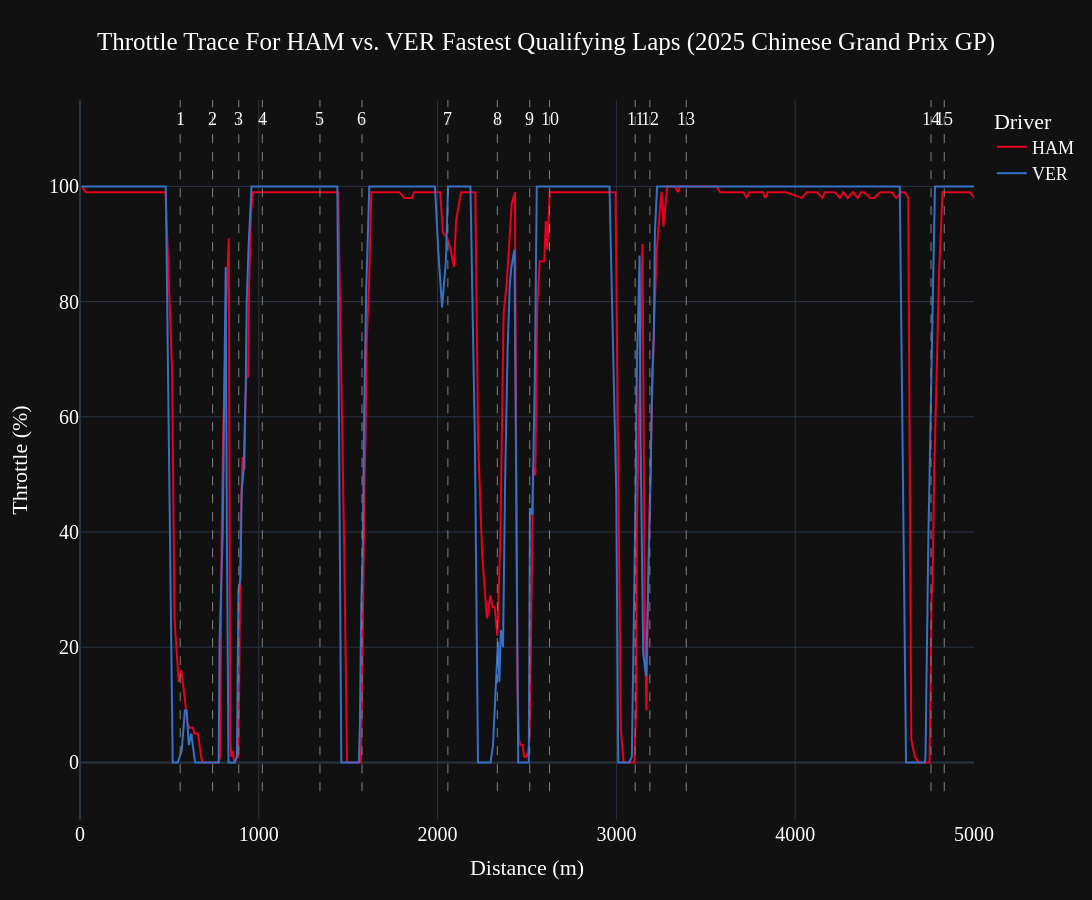

The code cell stored with this chart in its notebook:
### Code cell
fig_throttle=px.line(total_tel, x="Distance", y="Throttle",
           color="Driver", hover_name="Driver",
           height=900, width=1500,
           template="plotly_dark",
           title="{} {} Sprint Qualifying: Throttle Trace For {} vs. {} Fastest Qualifying Laps)".format(year, gp, driver1, driver2),
           color_discrete_map={
                 "VER": "#3671C6",
                 "TSU": "#3671C6",
                 "LEC": "#E80020",
                 "HAM": "#E80020",
                 "NOR": "#FF8000",
                 "PIA": "#FF8000",
                 "RUS": "#27F4D2",
                 "ANT": "#27F4D2",
                 "GAS": "#0093CC",
                 "DOO": "#0093CC",
                 "ALO": "#229971",
                 "STR": "#229971",
                 "SAI": "#64C4FF",
                 "ALB": "#64C4FF",
                 "HUL": "#52e252",
                 "BOR": "#52e252",
                 "LAW": "#6692FF",
                 "HAD": "#6692FF",
                 "OCO": "#B6BABD",
                 "BEA": "#B6BABD"
          }
          )

fig_throttle.update_layout(
    xaxis_title="Distance (m)",
    yaxis_title="Throttle (%)",
)

v_min = d1_tel['Throttle'].min()
v_max = d1_tel['Throttle'].max()
corner_distance=circuit_info.corners['Distance']

for k in corner_distance:
  fig_throttle.add_shape(type='line',
                yref="y",
                xref="x",
                x0=k,
                y0=v_min-5,
                x1=k,
                y1=v_max+20,
                line_width=1,
                line_dash="dash",
                line_color="grey")
fig_throttle.update_xaxes(range=[0, 5000])
fig_throttle.update_yaxes(range=[-10, 115])

for _, corner in circuit_info.corners.iterrows():
    txt = f"{corner['Number']}{corner['Letter']}"
    fig_throttle.add_annotation(x=corner['Distance'], y=v_max+10, text=txt, showarrow=False, yshift=10)

fig_throttle.update_layout(
   title_x=0.5,
   hoverlabel=dict(
        bgcolor="white",
        font_size=16,
        font_family="PT Sans Narrow"
    ),
    yaxis = dict(tickfont = dict(size=20)),
    xaxis = dict(tickfont = dict(size=20)),
    font=dict(
        family="PT Sans Narrow",
        size=18,
        color="White"
    ),
    title_font_family="PT Sans Narrow"
#  "Arial", "Balto", "Courier New", "Droid Sans", "Droid Serif", "Droid Sans Mono", "Gravitas One", "Old Standard TT", "Open Sans", "Overpass", "PT Sans Narrow", "Raleway", "Times New Roman"
)

fig_throttle.show()

### Figure 1 — Plotly figure (JSON) as saved in the notebook; plotly's stock layout.template omitted (floating-point values rounded to 4 significant figures; data arrays with more than 128 entries replaced by an {"elided": "..."} marker saying what was removed)
{"data": [{"hovertemplate": "<b>%{hovertext}</b><br><br>Driver=HAM<br>Distance=%{x}<br>Throttle=%{y}<extra></extra>", "hovertext": {"elided": "333 str values"}, "legendgroup": "HAM", "line": {"color": "#E80020", "dash": "solid"}, "marker": {"symbol": "circle"}, "mode": "lines", "name": "HAM", "orientation": "v", "showlegend": true, "type": "scatter", "x": {"elided": "333 float values"}, "xaxis": "x", "y": {"elided": "333 int values"}, "yaxis": "y"}, {"hovertemplate": "<b>%{hovertext}</b><br><br>Driver=VER<br>Distance=%{x}<br>Throttle=%{y}<extra></extra>", "hovertext": {"elided": "331 str values"}, "legendgroup": "VER", "line": {"color": "#3671C6", "dash": "solid"}, "marker": {"symbol": "circle"}, "mode": "lines", "name": "VER", "orientation": "v", "showlegend": true, "type": "scatter", "x": {"elided": "331 float values"}, "xaxis": "x", "y": {"elided": "331 int values"}, "yaxis": "y"}], "layout": {"annotations": [{"showarrow": false, "text": "1", "x": 560.3, "y": 110, "yshift": 10}, {"showarrow": false, "text": "2", "x": 741.6, "y": 110, "yshift": 10}, {"showarrow": false, "text": "3", "x": 888.0, "y": 110, "yshift": 10}, {"showarrow": false, "text": "4", "x": 1020.0, "y": 110, "yshift": 10}, {"showarrow": false, "text": "5", "x": 1342.0, "y": 110, "yshift": 10}, {"showarrow": false, "text": "6", "x": 1577.0, "y": 110, "yshift": 10}, {"showarrow": false, "text": "7", "x": 2057.0, "y": 110, "yshift": 10}, {"showarrow": false, "text": "8", "x": 2334.0, "y": 110, "yshift": 10}, {"showarrow": false, "text": "9", "x": 2515.0, "y": 110, "yshift": 10}, {"showarrow": false, "text": "10", "x": 2626.0, "y": 110, "yshift": 10}, {"showarrow": false, "text": "11", "x": 3105.0, "y": 110, "yshift": 10}, {"showarrow": false, "text": "12", "x": 3187.0, "y": 110, "yshift": 10}, {"showarrow": false, "text": "13", "x": 3391.0, "y": 110, "yshift": 10}, {"showarrow": false, "text": "14", "x": 4759.0, "y": 110, "yshift": 10}, {"showarrow": false, "text": "15", "x": 4834.0, "y": 110, "yshift": 10}, {"showarrow": false, "text": "16", "x": 5128.0, "y": 110, "yshift": 10}], "font": {"color": "White", "family": "PT Sans Narrow", "size": 18}, "height": 900, "hoverlabel": {"bgcolor": "white", "font": {"family": "PT Sans Narrow", "size": 16}}, "legend": {"title": {"text": "Driver"}, "tracegroupgap": 0}, "shapes": [{"line": {"color": "grey", "dash": "dash", "width": 1}, "type": "line", "x0": 560.3, "x1": 560.3, "xref": "x", "y0": -5, "y1": 120, "yref": "y"}, {"line": {"color": "grey", "dash": "dash", "width": 1}, "type": "line", "x0": 741.6, "x1": 741.6, "xref": "x", "y0": -5, "y1": 120, "yref": "y"}, {"line": {"color": "grey", "dash": "dash", "width": 1}, "type": "line", "x0": 888.0, "x1": 888.0, "xref": "x", "y0": -5, "y1": 120, "yref": "y"}, {"line": {"color": "grey", "dash": "dash", "width": 1}, "type": "line", "x0": 1020.0, "x1": 1020.0, "xref": "x", "y0": -5, "y1": 120, "yref": "y"}, {"line": {"color": "grey", "dash": "dash", "width": 1}, "type": "line", "x0": 1342.0, "x1": 1342.0, "xref": "x", "y0": -5, "y1": 120, "yref": "y"}, {"line": {"color": "grey", "dash": "dash", "width": 1}, "type": "line", "x0": 1577.0, "x1": 1577.0, "xref": "x", "y0": -5, "y1": 120, "yref": "y"}, {"line": {"color": "grey", "dash": "dash", "width": 1}, "type": "line", "x0": 2057.0, "x1": 2057.0, "xref": "x", "y0": -5, "y1": 120, "yref": "y"}, {"line": {"color": "grey", "dash": "dash", "width": 1}, "type": "line", "x0": 2334.0, "x1": 2334.0, "xref": "x", "y0": -5, "y1": 120, "yref": "y"}, {"line": {"color": "grey", "dash": "dash", "width": 1}, "type": "line", "x0": 2515.0, "x1": 2515.0, "xref": "x", "y0": -5, "y1": 120, "yref": "y"}, {"line": {"color": "grey", "dash": "dash", "width": 1}, "type": "line", "x0": 2626.0, "x1": 2626.0, "xref": "x", "y0": -5, "y1": 120, "yref": "y"}, {"line": {"color": "grey", "dash": "dash", "width": 1}, "type": "line", "x0": 3105.0, "x1": 3105.0, "xref": "x", "y0": -5, "y1": 120, "yref": "y"}, {"line": {"color": "grey", "dash": "dash", "width": 1}, "type": "line", "x0": 3187.0, "x1": 3187.0, "xref": "x", "y0": -5, "y1": 120, "yref": "y"}, {"line": {"color": "grey", "dash": "dash", "width": 1}, "type": "line", "x0": 3391.0, "x1": 3391.0, "xref": "x", "y0": -5, "y1": 120, "yref": "y"}, {"line": {"color": "grey", "dash": "dash", "width": 1}, "type": "line", "x0": 4759.0, "x1": 4759.0, "xref": "x", "y0": -5, "y1": 120, "yref": "y"}, {"line": {"color": "grey", "dash": "dash", "width": 1}, "type": "line", "x0": 4834.0, "x1": 4834.0, "xref": "x", "y0": -5, "y1": 120, "yref": "y"}, {"line": {"color": "grey", "dash": "dash", "width": 1}, "type": "line", "x0": 5128.0, "x1": 5128.0, "xref": "x", "y0": -5, "y1": 120, "yref": "y"}], "title": {"font": {"family": "PT Sans Narrow"}, "text": "Throttle Trace For HAM vs. VER Fastest Qualifying Laps (2025 Chinese Grand Prix GP)", "x": 0.5}, "width": 1500, "xaxis": {"anchor": "y", "domain": [0, 1], "range": [0, 5000], "tickfont": {"size": 20}, "title": {"text": "Distance (m)"}}, "yaxis": {"anchor": "x", "domain": [0, 1], "range": [-10, 115], "tickfont": {"size": 20}, "title": {"text": "Throttle (%)"}}}}
